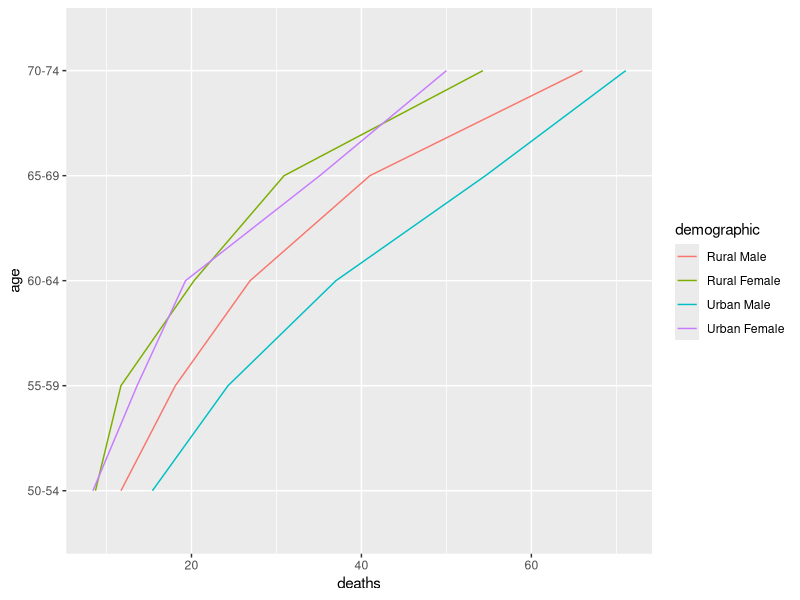

Recreate this plot in R. (Note: this script raises an error after producing the figure.)
library(ggplot2)
label.positions <- function
### Calculates table of positions of each label. It does not draw
### anything, but is called for its return value. Normally you don't
### have to call label.positions explicitly. Instead, it is called for
### you by direct.label.
(x,
### x values of points to draw.
 y,
### y values of points to draw.
 subscripts,
### Subscripts of groups to consider.
 groups,
### Vector of groups.
 debug=FALSE,
### Show debug output? If TRUE, the resulting table of label positions
### will be printed.
 method,
### Method for direct labeling, specified in one of the following
### ways: (1) a Positioning Function, (2) the name of a Positioning
### Function as a character string, or (3) a list containing any
### number of (1), (2), or additionally named values. Starting from
### the data frame of points to plot for the panel, the elements of
### the list are applied in sequence, and each row of the resulting
### data frame is used to draw a direct label. See examples in
### ?direct.label and ?positioning.functions. NULL indicates to choose
### a Positioning Function based on the high-level plot function
### chosen (this is done in panel.superpose.dl).
 ...
### Passed to positioning method(s).
 ){
  levs <- levels(groups)
  groups <- groups[subscripts]
  d <- data.frame(x,groups)
  if(!missing(y))d$y <- y
  if(class(method)=="function")method <- list(method)
  for(m.num in seq_along(method)){
    m <- method[[m.num]]
    m.var <- names(method)[m.num]
    if(!(is.null(m.var)||m.var==""))d[[m.var]] <- m else{
      if(class(m)=="character"){
        method.name <- paste(m," ",sep="")
        m <- get(m)
      }else method.name <- ""
      d <- try(m(d,debug=debug,...))
      if(class(d)=="try-error")
        stop("direct label placement method ",method.name,"failed")
    }
  }
  ## rearrange factors in case pos fun messed up the order:
  d$groups <- factor(as.character(d$groups),levs)
  ## defaults for grid parameter values:
  for(p in c("hjust","vjust"))
    d[,p] <- if(p %in% names(d))as.character(d[,p]) else 0.5
  if(!"rot"%in%names(d))d$rot <- 0
  d <- unique(d)
  if(debug)print(d)
  d
### Data frame of direct label positions. Each row describes the
### position of 1 label to be drawn later.
}
direct.label <- function(x,...)UseMethod("direct.label")
dl.indep <- function # Direct label groups independently
### Makes a function you can use to specify the location of each group
### independently.
(expr
### Expression that takes a subset of the d data frame, with data from
### only a single group, and returns the direct label position.
 ){
  foo <- substitute(expr)
  f <- function(d,...)eval(foo)
  src <- paste("dl.indep(",deparse(foo),")",sep="")
  structure(function(d,...)ddply(d,.(groups),f,...),"source"=src)
### A Positioning Function.
}
last.points <-
  dl.indep(data.frame(d[which.max(d$x),],hjust=0,vjust=0.5))


direct.label.ggplot <- function
### Direct label a ggplot2 grouped plot.
(p,
### The ggplot object.
 method=NULL,
### Method for direct labeling as described in ?label.positions.
 debug=FALSE
### Show debug output?
 ){
  rename.vec <- sapply(p$mapping[c("group","x","y")],deparse)
  d <- structure(p$data[,rename.vec],names=c("groups","x","y"))
  labtab <- label.positions(d$x,d$y,1:nrow(d),d$groups,debug,method)
  dlgeom <- geom_text(aes(x=x,y=y,group=groups,colour=groups,label=groups,
                          angle=rot,hjust=hjust,vjust=vjust),labtab)
  p+dlgeom
### The ggplot object with direct labels added.
}


vad <- as.data.frame.table(VADeaths)
names(vad) <- c("age","demographic","deaths")
p <- qplot(deaths,age,data=vad,group=demographic,geom="line",colour=demographic)
direct.label(p,list(last.points,rot=30))
## Doesn't work, why?
direct.label(p,list(last.points,rot=30))+scale_colour_identity()

